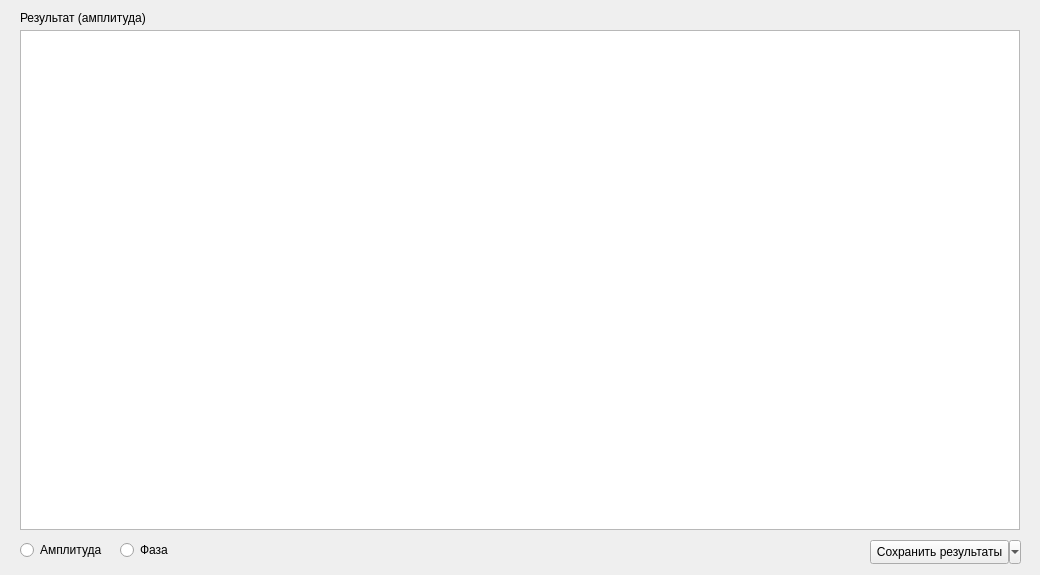
<?xml version="1.0" encoding="UTF-8"?>
<ui version="4.0">
 <class>ovzResultsWindow</class>
 <widget class="QMainWindow" name="ovzResultsWindow">
  <property name="geometry">
   <rect>
    <x>0</x>
    <y>0</y>
    <width>1040</width>
    <height>575</height>
   </rect>
  </property>
  <property name="windowTitle">
   <string>MainWindow</string>
  </property>
  <widget class="QWidget" name="ovzResultsWindowWidget">
   <widget class="QToolButton" name="saveLongitudinalResultToolButton">
    <property name="geometry">
     <rect>
      <x>870</x>
      <y>540</y>
      <width>151</width>
      <height>24</height>
     </rect>
    </property>
    <property name="text">
     <string>Сохранить результаты</string>
    </property>
    <property name="popupMode">
     <enum>QToolButton::MenuButtonPopup</enum>
    </property>
   </widget>
   <widget class="QLabel" name="longitudinalResultText">
    <property name="geometry">
     <rect>
      <x>20</x>
      <y>10</y>
      <width>251</width>
      <height>16</height>
     </rect>
    </property>
    <property name="text">
     <string>Результат (амплитуда)</string>
    </property>
   </widget>
   <widget class="QGraphicsView" name="longitudinalResultPlot">
    <property name="geometry">
     <rect>
      <x>20</x>
      <y>30</y>
      <width>1000</width>
      <height>500</height>
     </rect>
    </property>
   </widget>
   <widget class="QRadioButton" name="phaseSelector">
    <property name="geometry">
     <rect>
      <x>120</x>
      <y>540</y>
      <width>89</width>
      <height>20</height>
     </rect>
    </property>
    <property name="text">
     <string>Фаза</string>
    </property>
   </widget>
   <widget class="QRadioButton" name="absSelector">
    <property name="geometry">
     <rect>
      <x>20</x>
      <y>540</y>
      <width>89</width>
      <height>20</height>
     </rect>
    </property>
    <property name="text">
     <string>Амплитуда</string>
    </property>
   </widget>
  </widget>
 </widget>
 <resources/>
 <connections/>
</ui>
